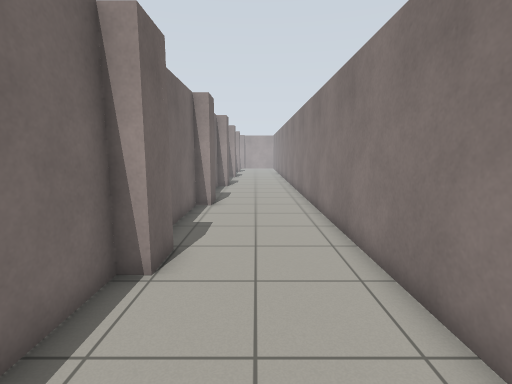
view 1 (above)

15 first-person views from a walk through a world built for the Gazebo simulator. The camera is 1.2 m above the floor, tilts 8° down and sees 85° across. The floor is counted in squares, 0.5 m on a side. Each view is taken from the middle of a square. On the plan, view 1 faces up. The plan holds only what a view shows up to about 18 squares ahead; the rest is blank.

view 2
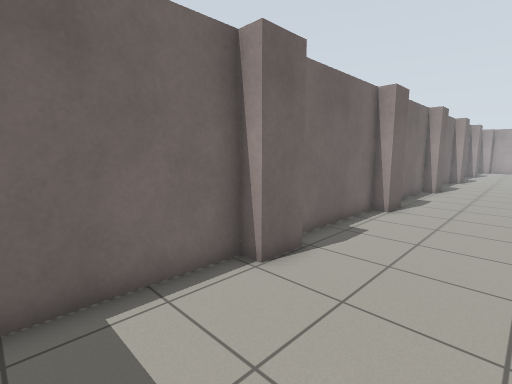

view 3
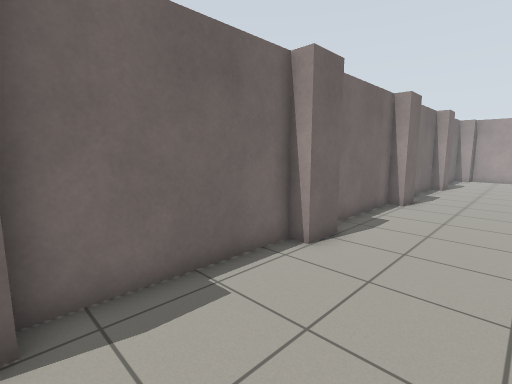

view 4
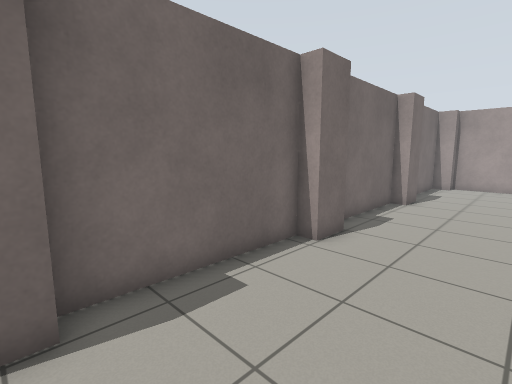

view 5
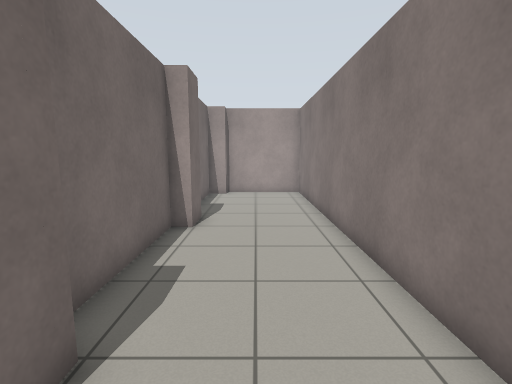

view 6
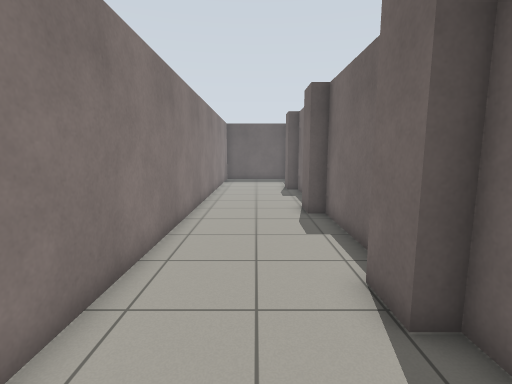

view 7
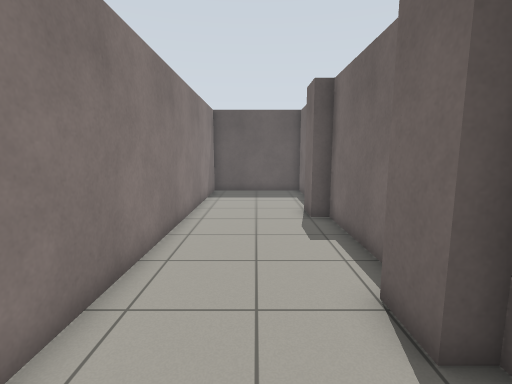

view 8
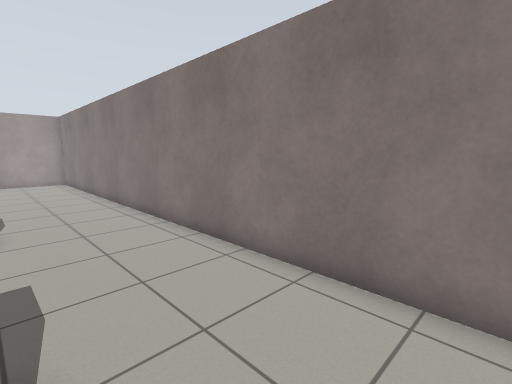

view 9
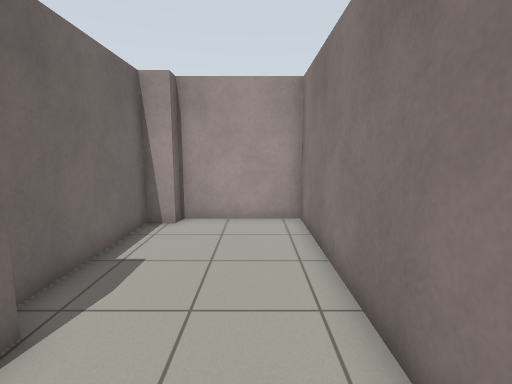

view 10
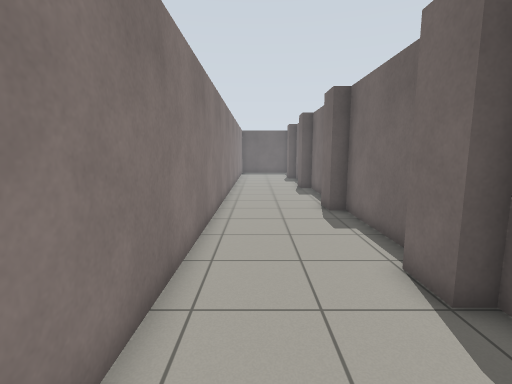

view 11
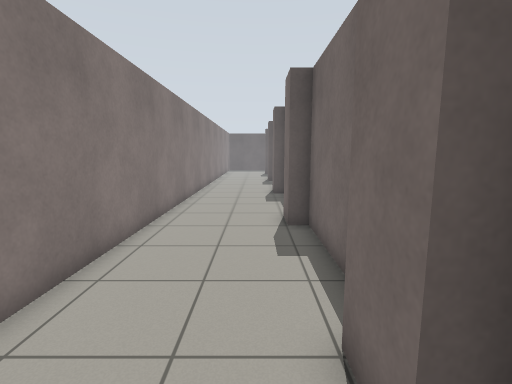

view 12
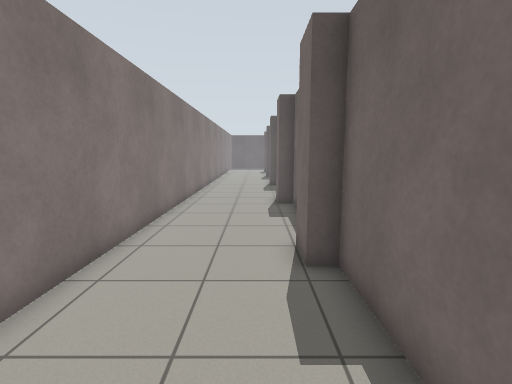

view 13
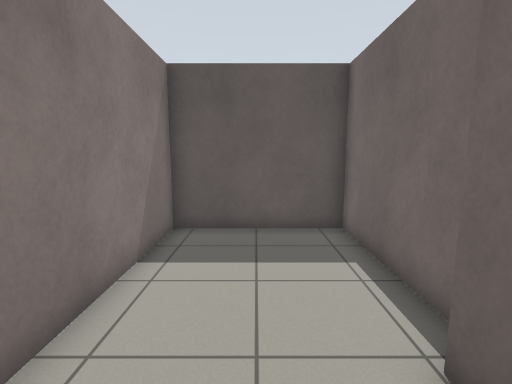

view 14
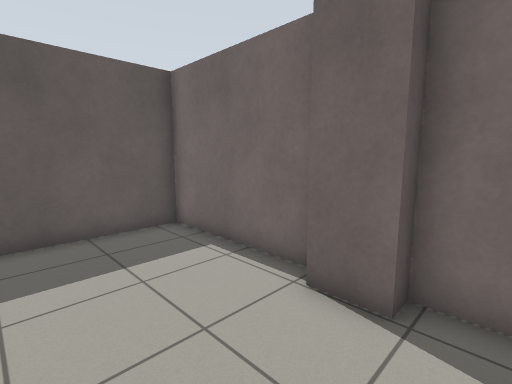

view 15
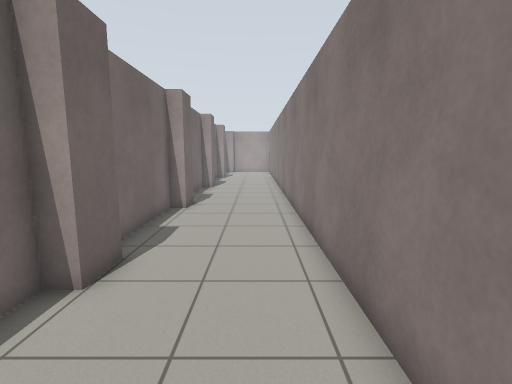

### Floor plan
Points are (right, up) in squares from view 1. A wall is a line through its corners. A room is listed if a view was taken in it or the views show most of it. See-through windows are left out.
Room 1 (views 1, 2, 3, 4, 5, 6, 7, 8, 9, 10, 11, 12, 13, 14, 15)
walls: (-1.8, 42.4) (-2.8, 42.4) (-2.8, 36.3) (-2.1, 36.3) (-2.1, 34.8) (-2.8, 34.8) (-2.8, 28.9) (-2.1, 28.9) (-2.1, 27.4) (-2.8, 27.4) (-2.8, 21.5) (-2.1, 21.5) (-2.1, 20) (-2.8, 20) (-2.8, 14.1) (-2.1, 14.1) (-2.1, 12.6) (-2.8, 12.6) (-2.8, 6.7) (-2.1, 6.7) (-2.1, 5.2) (-2.8, 5.2) (-2.8, -0.7) (2.6, -0.7) (2.6, 43.1) (-1.8, 43.1)

Where each view was taken, in squares from view 1:
view 1: 0 up, 0 right, facing up
view 2: 1 up, 2 right, facing up-left
view 3: 14 up, 2 right, facing up-left
view 4: 21 up, 2 right, facing up-left
view 5: 26 up, 0 right, facing up
view 6: 25 up, 0 right, facing down
view 7: 17 up, 0 right, facing down
view 8: 18 up, 2 left, facing up-right
view 9: 33 up, 1 right, facing up
view 10: 33 up, 1 right, facing down
view 11: 38 up, 1 left, facing down
view 12: 42 up, 1 left, facing down
view 13: 8 up, 0 right, facing down
view 14: 8 up, 2 right, facing down-left
view 15: 8 up, 1 right, facing up
